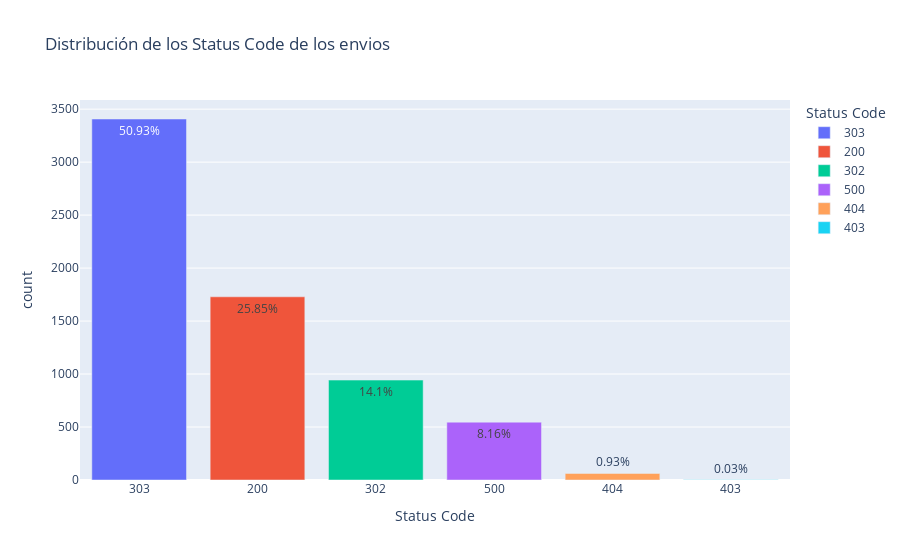

This figure's notebook cell:
### Code cell
total_envios = envios_status['count'].sum()

# Calcular el porcentaje de cada barra con dos decimales
envios_status['porcentaje'] = (envios_status['count'] / total_envios * 100).round(2)

# Crear el gráfico de barras
fig = px.bar(envios_status, x='Status Code', y='count', color='Status Code', title='Distribución de los Status Code de los envios',
             text=envios_status['porcentaje'].astype(str) + '%')  # Mostrar el porcentaje de cada barra con dos decimales como texto

# Mostrar el gráfico
fig.show()

### Figure 1 — Plotly figure (JSON) as saved in the notebook; plotly's stock layout.template omitted (floating-point values rounded to 4 significant figures)
{"data": [{"alignmentgroup": "True", "hovertemplate": "Status Code=%{x}<br>count=%{y}<br>text=%{text}<extra></extra>", "legendgroup": "303", "marker": {"color": "#636efa", "pattern": {"shape": ""}}, "name": "303", "offsetgroup": "303", "orientation": "v", "showlegend": true, "text": ["50.93%"], "textposition": "auto", "type": "bar", "x": ["303"], "xaxis": "x", "y": [3407], "yaxis": "y"}, {"alignmentgroup": "True", "hovertemplate": "Status Code=%{x}<br>count=%{y}<br>text=%{text}<extra></extra>", "legendgroup": "200", "marker": {"color": "#EF553B", "pattern": {"shape": ""}}, "name": "200", "offsetgroup": "200", "orientation": "v", "showlegend": true, "text": ["25.85%"], "textposition": "auto", "type": "bar", "x": ["200"], "xaxis": "x", "y": [1729], "yaxis": "y"}, {"alignmentgroup": "True", "hovertemplate": "Status Code=%{x}<br>count=%{y}<br>text=%{text}<extra></extra>", "legendgroup": "302", "marker": {"color": "#00cc96", "pattern": {"shape": ""}}, "name": "302", "offsetgroup": "302", "orientation": "v", "showlegend": true, "text": ["14.1%"], "textposition": "auto", "type": "bar", "x": ["302"], "xaxis": "x", "y": [943], "yaxis": "y"}, {"alignmentgroup": "True", "hovertemplate": "Status Code=%{x}<br>count=%{y}<br>text=%{text}<extra></extra>", "legendgroup": "500", "marker": {"color": "#ab63fa", "pattern": {"shape": ""}}, "name": "500", "offsetgroup": "500", "orientation": "v", "showlegend": true, "text": ["8.16%"], "textposition": "auto", "type": "bar", "x": ["500"], "xaxis": "x", "y": [546], "yaxis": "y"}, {"alignmentgroup": "True", "hovertemplate": "Status Code=%{x}<br>count=%{y}<br>text=%{text}<extra></extra>", "legendgroup": "404", "marker": {"color": "#FFA15A", "pattern": {"shape": ""}}, "name": "404", "offsetgroup": "404", "orientation": "v", "showlegend": true, "text": ["0.93%"], "textposition": "auto", "type": "bar", "x": ["404"], "xaxis": "x", "y": [62], "yaxis": "y"}, {"alignmentgroup": "True", "hovertemplate": "Status Code=%{x}<br>count=%{y}<br>text=%{text}<extra></extra>", "legendgroup": "403", "marker": {"color": "#19d3f3", "pattern": {"shape": ""}}, "name": "403", "offsetgroup": "403", "orientation": "v", "showlegend": true, "text": ["0.03%"], "textposition": "auto", "type": "bar", "x": ["403"], "xaxis": "x", "y": [2], "yaxis": "y"}], "layout": {"barmode": "relative", "legend": {"title": {"text": "Status Code"}, "tracegroupgap": 0}, "title": {"text": "Distribución de los Status Code de los envios"}, "xaxis": {"anchor": "y", "categoryarray": ["303", "200", "302", "500", "404", "403"], "categoryorder": "array", "domain": [0, 1], "title": {"text": "Status Code"}}, "yaxis": {"anchor": "x", "domain": [0, 1], "title": {"text": "count"}}}}
